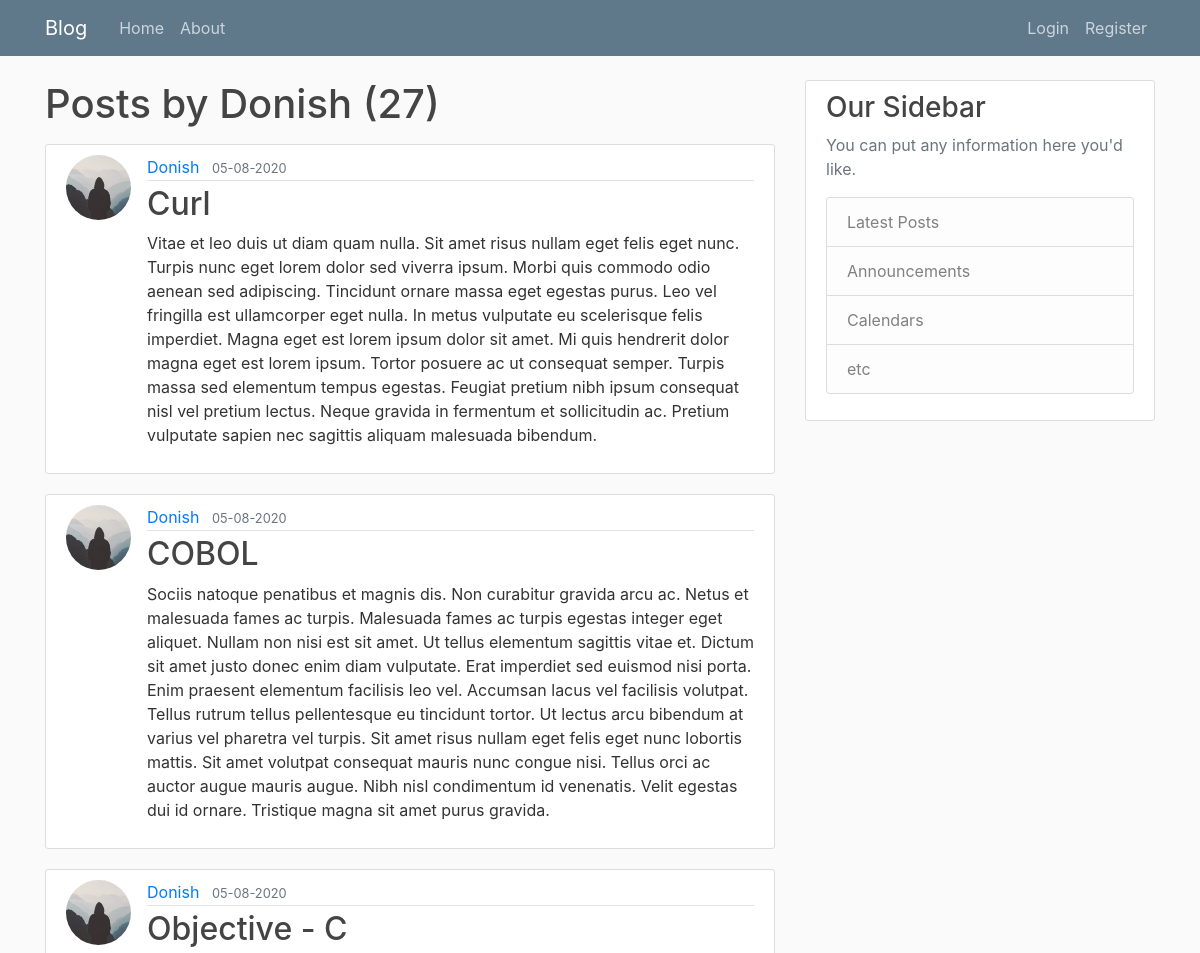
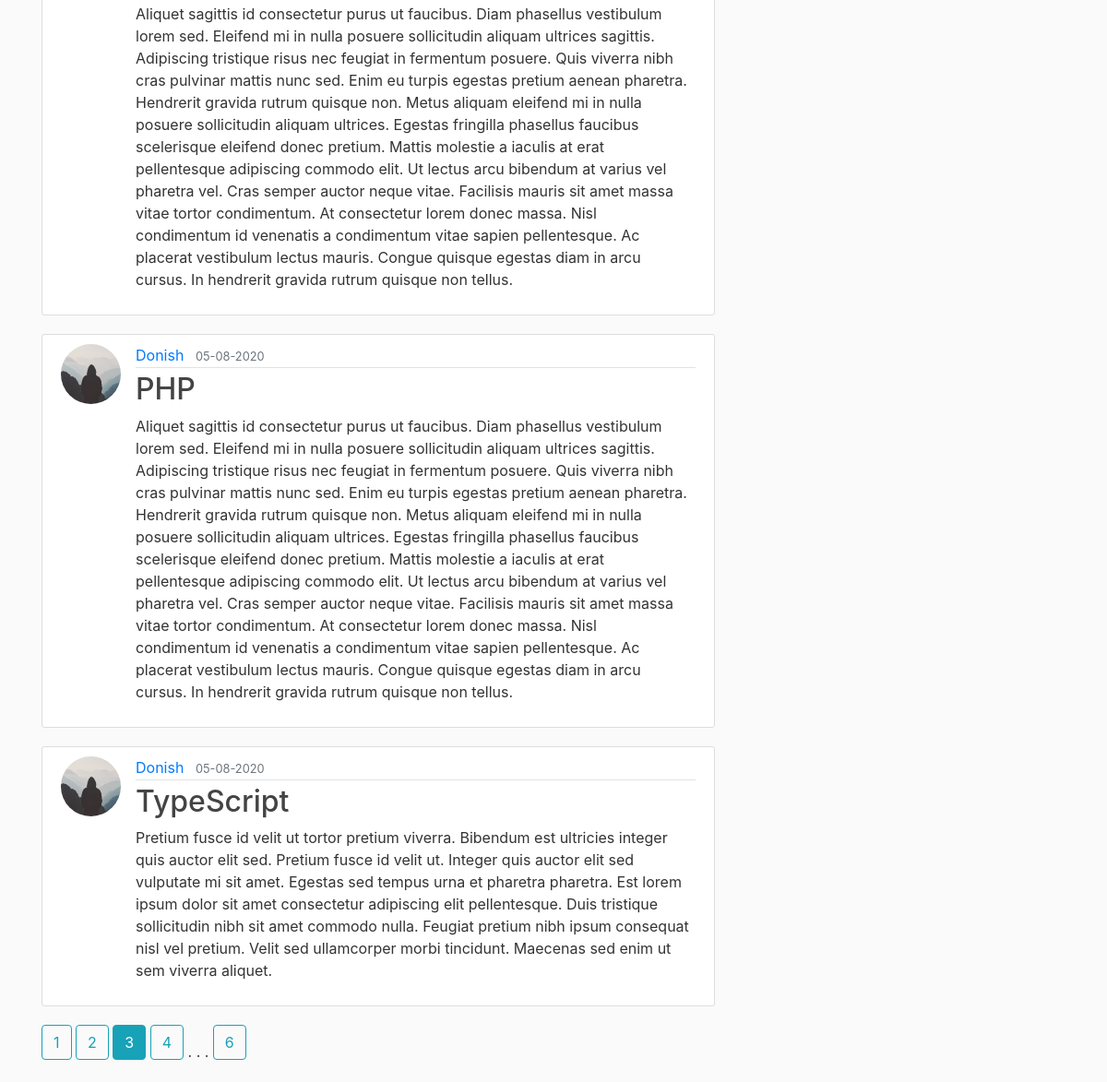
The app's page /user/Donish?page=3 with its own data (2 pictures, top to bottom).
### flaskblog/models.py (models this page shows, shortened)
class User(db.Model, UserMixin):
    id = db.Column(db.Integer, primary_key=True)
    username = db.Column(db.String(20), unique=True, nullable=False )
    email = db.Column(db.String(120), unique=True, nullable=False)
    image_file = db.Column(db.String(20), nullable=False, default='default.jpeg')
    password = db.Column(db.String(60), nullable=False)
    posts = db.relationship('Post', backref='author', lazy=True)

class Post(db.Model):
    id = db.Column(db.Integer, primary_key=True)
    title = db.Column(db.String(100), nullable=False)
    date_posted = db.Column(db.DateTime, nullable=False, default=datetime.utcnow)
    content = db.Column(db.Text, nullable=False)
    user_id = db.Column(db.Integer, db.ForeignKey('user.id'), nullable=False)

### flaskblog/users/routes.py (the view)
@users.route('/user/<string:username>')
def user_posts(username):
    page = request.args.get('page', 1, type=int)
    user = User.query.filter_by(username=username).first_or_404()
    posts = Post.query.filter_by(author=user).order_by(Post.date_posted.desc()).paginate(page=page, per_page=5)
    return render_template('user_post.html', posts=posts, user=user)

### flaskblog/templates/user_post.html
{% extends 'layout.html' %}
{% block content %}
    <h1 class="mb-3">Posts by {{ user.username }} ({{ posts.total }})</h1>
    {% for post in posts.items %}
        <article class="media content-section">
            <img class="rounded-circle article-img" src="{{ url_for('static', filename='profiles/' + post.author.image_file) }}">
          <div class="media-body">
            <div class="article-metadata">
              <a class="mr-2" href="{{ url_for('users.user_posts', username=post.author.username) }}">{{ post.author.username }}</a>
              <small class="text-muted">{{ post.date_posted.strftime('%d-%m-%Y') }}</small>
            </div>
            <h2><a class="article-title" href="{{ url_for('posts.post', post_id=post.id) }}">{{ post.title }}</a></h2>
            <p class="article-content">{{ post.content }}</p>
          </div>
        </article>
    {% endfor %}
    {% for page_num in posts.iter_pages(left_edge=1, right_edge=1, left_current=1, right_current=2) %}
        {% if page_num %}
            {% if posts.page == page_num %}
                <a class="btn btn-info mb-4" href="{{ url_for('users.user_posts',username=user.username, page=page_num) }}">{{ page_num }}</a>
            {% else %}
                <a class="btn btn-outline-info mb-4" href="{{ url_for('users.user_posts', username=user.username, page=page_num) }}">{{ page_num }}</a>
            {% endif %}
        {% else %}
            .  .  .
        {% endif %}
    {% endfor %}
{% endblock content %}

### flaskblog/static/main.css (style rules this page uses)
body { background: #fafafa; color: #333333; margin-top: 5rem; }
h1, h2, h3, h4, h5, h6 { color: #444444; }
.content-section { background: #ffffff; padding: 10px 20px; border: 1px solid #dddddd; border-radius: 3px; margin-bottom: 20px; }
.article-title { color: #444444; }
.article-content { white-space: pre-line; }
.article-img { height: 65px; width: 65px; margin-right: 16px; }
.article-metadata { padding-bottom: 1px; margin-bottom: 4px; border-bottom: 1px solid #e3e3e3 }

### records on screen
User: username "Donish"
Post: image_file (placeholder picture), author.username "Donish", date_posted "05-08-2020", title "Curl", content "Vitae et leo duis ut diam quam nulla. Sit amet risus nullam eget felis eget nunc. Turpis nunc eget lorem dolor sed viverra ipsum. Morbi quis commodo odio aenean sed adipiscing. Tincidunt ornare massa eget egestas purus. Leo vel fringilla est ullamcorper eget nulla. In metus vulputate eu scelerisque felis imperdiet. Magna eget est lorem ipsum dolor sit amet. Mi quis hendrerit dolor magna eget est lorem ipsum. Tortor posuere ac ut consequat semper. Turpis massa sed elementum tempus egestas. Feugiat pretium nibh ipsum consequat nisl vel pretium lectus. Neque gravida in fermentum et sollicitudin ac. Pretium vulputate sapien nec sagittis aliquam malesuada bibendum."
Post: image_file (placeholder picture), author.username "Donish", date_posted "05-08-2020", title "COBOL", content "Sociis natoque penatibus et magnis dis. Non curabitur gravida arcu ac. Netus et malesuada fames ac turpis. Malesuada fames ac turpis egestas integer eget aliquet. Nullam non nisi est sit amet. Ut tellus elementum sagittis vitae et. Dictum sit amet justo donec enim diam vulputate. Erat imperdiet sed euismod nisi porta. Enim praesent elementum facilisis leo vel. Accumsan lacus vel facilisis volutpat. Tellus rutrum tellus pellentesque eu tincidunt tortor. Ut lectus arcu bibendum at varius vel pharetra vel turpis. Sit amet risus nullam eget felis eget nunc lobortis mattis. Sit amet volutpat consequat mauris nunc congue nisi. Tellus orci ac auctor augue mauris augue. Nibh nisl condimentum id…"
Post: image_file (placeholder picture), author.username "Donish", date_posted "05-08-2020", title "Objective - C", content "Aliquet sagittis id consectetur purus ut faucibus. Diam phasellus vestibulum lorem sed. Eleifend mi in nulla posuere sollicitudin aliquam ultrices sagittis. Adipiscing tristique risus nec feugiat in fermentum posuere. Quis viverra nibh cras pulvinar mattis nunc sed. Enim eu turpis egestas pretium aenean pharetra. Hendrerit gravida rutrum quisque non. Metus aliquam eleifend mi in nulla posuere sollicitudin aliquam ultrices. Egestas fringilla phasellus faucibus scelerisque eleifend donec pretium. Mattis molestie a iaculis at erat pellentesque adipiscing commodo elit. Ut lectus arcu bibendum at varius vel pharetra vel. Cras semper auctor neque vitae. Facilisis mauris sit amet massa vitae…"
Post: image_file (placeholder picture), author.username "Donish", date_posted "05-08-2020", title "PHP", content "Aliquet sagittis id consectetur purus ut faucibus. Diam phasellus vestibulum lorem sed. Eleifend mi in nulla posuere sollicitudin aliquam ultrices sagittis. Adipiscing tristique risus nec feugiat in fermentum posuere. Quis viverra nibh cras pulvinar mattis nunc sed. Enim eu turpis egestas pretium aenean pharetra. Hendrerit gravida rutrum quisque non. Metus aliquam eleifend mi in nulla posuere sollicitudin aliquam ultrices. Egestas fringilla phasellus faucibus scelerisque eleifend donec pretium. Mattis molestie a iaculis at erat pellentesque adipiscing commodo elit. Ut lectus arcu bibendum at varius vel pharetra vel. Cras semper auctor neque vitae. Facilisis mauris sit amet massa vitae…"
Post: image_file (placeholder picture), author.username "Donish", date_posted "05-08-2020", title "TypeScript", content "Pretium fusce id velit ut tortor pretium viverra. Bibendum est ultricies integer quis auctor elit sed. Pretium fusce id velit ut. Integer quis auctor elit sed vulputate mi sit amet. Egestas sed tempus urna et pharetra pharetra. Est lorem ipsum dolor sit amet consectetur adipiscing elit pellentesque. Duis tristique sollicitudin nibh sit amet commodo nulla. Feugiat pretium nibh ipsum consequat nisl vel pretium. Velit sed ullamcorper morbi tincidunt. Maecenas sed enim ut sem viverra aliquet."

### other values on screen
{{ posts.total }} "27"
{{ page_num }} "1" "2" "4" "6"
{{ page_num }} "3"
